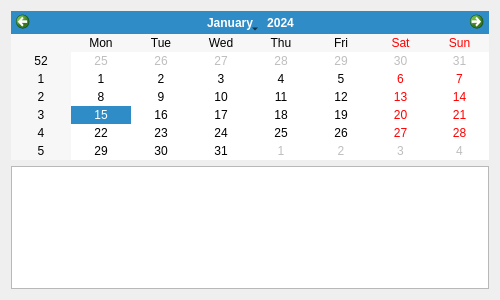
<?xml version="1.0" encoding="UTF-8"?>
<ui version="4.0">
 <class>frmLunarCalendarInfo</class>
 <widget class="QWidget" name="frmLunarCalendarInfo">
  <property name="geometry">
   <rect>
    <x>0</x>
    <y>0</y>
    <width>500</width>
    <height>300</height>
   </rect>
  </property>
  <property name="windowTitle">
   <string>Form</string>
  </property>
  <layout class="QVBoxLayout" name="verticalLayout">
   <item>
    <widget class="QCalendarWidget" name="calendarWidget"/>
   </item>
   <item>
    <widget class="QTextEdit" name="textEdit"/>
   </item>
  </layout>
 </widget>
 <resources/>
 <connections/>
</ui>
